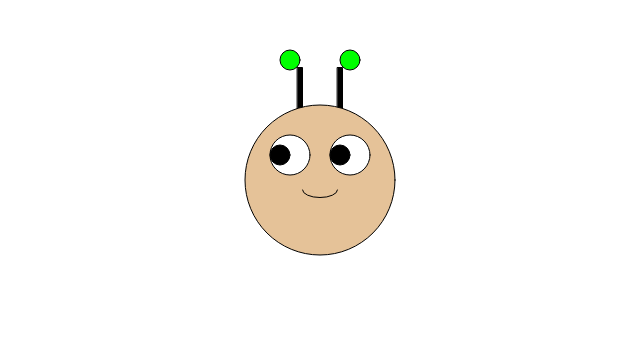
Frame 1 (no input)
Frame 60 (no input): identical to frame 1, image omitted
Frame 120 (the mouse pressed at the canvas centre since frame 60): identical to frame 1, image omitted

The p5.js sketch that drew this single still picture (run headless with seeded random() and noise() and a simulated clock; from frame 60 on, the mouse is pressed at the canvas centre):

// p5.js sketch
// ── sketch.js
function setup() {
    createCanvas(640, 360); 
}

function draw() {
    background(255);

    
    fill(0);
    rectMode(CENTER);
    rect(320 - 20, 180 - 80, 5, 65);
    rect(320 + 20, 180 - 80, 5, 65);

    fill(0,255,0);
    circle(320 - 30, 180 - 120, 20);
    circle(320 + 30, 180 - 120, 20);

      
    fill(229,194,152);
    circle(320, 180, 150);

    
    fill(255);
    circle(320 + 30, 180 - 25, 40);
    circle(320 - 30, 180 - 25, 40);

    fill(0,0,0);
    circle(320 + 30 - 10, 180 - 25, 20);
    circle(320 - 30 - 10, 180 - 25, 20);

    
    noFill();
    arc(320, 180+10, 35, 15, 0, PI);
}
